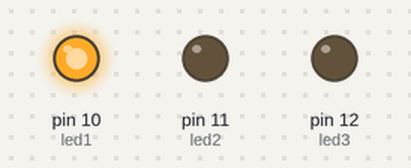
The sketch below on a simulated Arduino Uno, built with avr-gcc and run on an emulated ATmega328P. On the bench: output pins drawn as LEDs (lit = HIGH).

Above: at 0.12 s.
At 1.37 s:
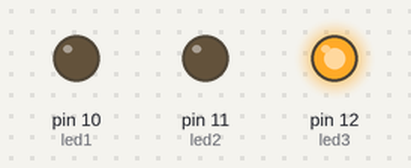
At 2.62 s:
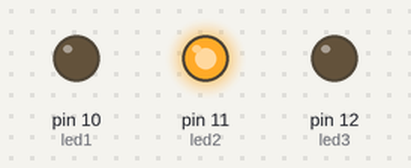
Timing chart, 0 to 3.0 s (numbered marks = the images above):
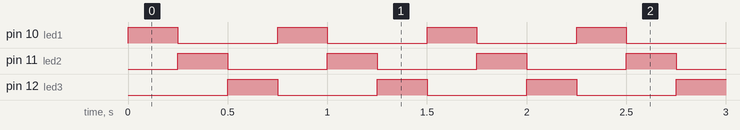

Measured:
- by itself, pin 10 (led1), pin 11 (led2), pin 12 (led3): alternates HIGH for 0.25 s and LOW for 0.50 s
- by itself, everything shown: repeats every 0.75 s, in 3 steps

The sketch:

MaquinaEstados.ino
```cpp
enum maquina{
  estado1,
  estado2,
  estado3
  };
int estado;


int led1 = 10;
int led2 = 11;
int led3 = 12;

void setup() {
  pinMode(led1, OUTPUT);
  pinMode(led2, OUTPUT);
  pinMode(led3, OUTPUT);

  estado = 0;
}


void loop() {

  digitalWrite(led1, 0);
  digitalWrite(led2, 0);
  digitalWrite(led3, 0);

  switch(estado){
    case estado1:
    digitalWrite(led1, 1);
    break;
    case estado2:
    digitalWrite(led2, 1);
    break;
    case estado3:
    digitalWrite(led3, 1);
    break;
    }

    estado += 1;
    estado = estado%3;

    delay(250);
}
```
